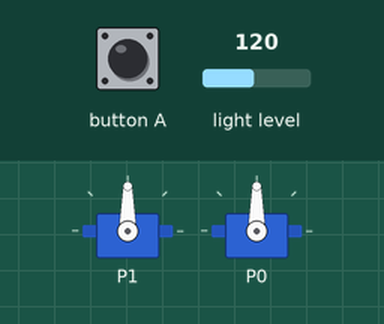
A program run on a simulated BBC micro:bit (MakeCode). On the bench: 2 × servo. The test bench sets the inputs (shaded band); at power-on: light level 120.

Above: at 1.2 s.
1.3 s: light level set to 52
2.8 s: light level set to 45
At 2.9 s:
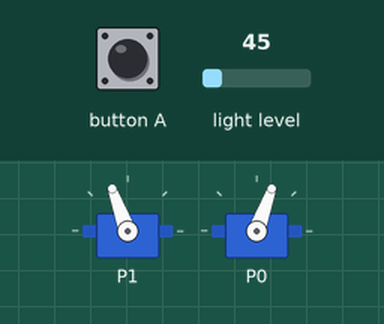
5.8 s: light level set to 64
At 6.2 s:
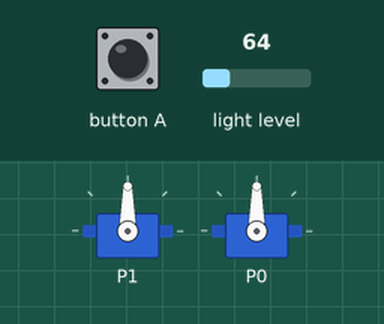
7.3 s: button A pressed for 1 s
At 7.4 s:
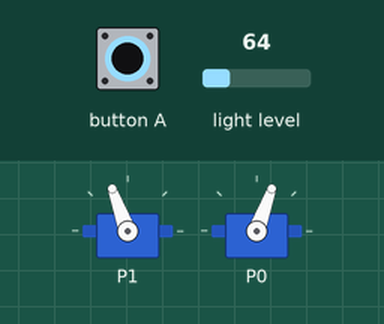
10.3 s: button A pressed for 3.2 s
At 14.0 s:
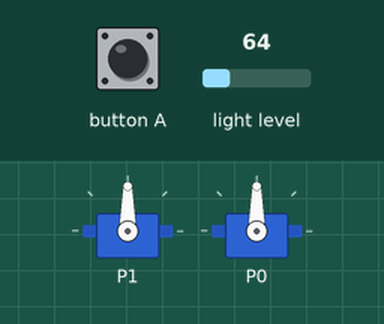
Timing chart, 0 to 15.5 s (numbered marks = the images above; inputs shaded):
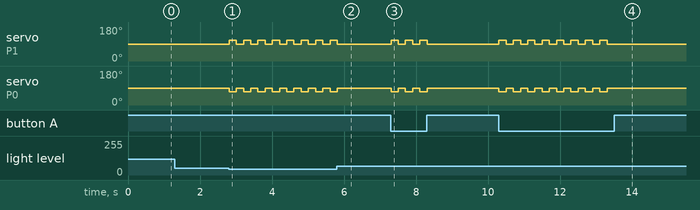

Measured:
- the behaviour switches between 50 and 49 on light level (found by bisection; images 0 and 1)
- after the input at 1.3 s, every drawn part: stays the same
- after the input at 2.8 s, servo on P1: alternates 110° for 0.20 s and 90° for 0.20 s, starting at once; servo on P0: alternates 90° for 0.20 s and 70° for 0.20 s, starting at once
- after the input at 5.8 s, servo on P1, servo on P0: goes on until 5.8 s, then stays 90°
- after the input at 7.3 s, servo on P1: alternates 110° for 0.20 s and 90° for 0.20 s, 6 changes in all, then stays 90°, starting at once; servo on P0: alternates 90° for 0.20 s and 70° for 0.20 s, 6 changes in all, then stays 90°, starting at once
- after the input at 10.3 s, servo on P1: alternates 110° for 0.20 s and 90° for 0.20 s, 16 changes in all, then stays 90°, starting at once; servo on P0: alternates 90° for 0.20 s and 70° for 0.20 s, 16 changes in all, then stays 90°, starting at once

The program:

main.ts
```typescript
function FlapWings () {
    servos.P1.setAngle(110)
    servos.P0.setAngle(70)
    basic.pause(200)
    servos.P1.setAngle(90)
    servos.P0.setAngle(90)
    basic.pause(200)
}
servos.P1.setAngle(90)
servos.P0.setAngle(90)
basic.forever(function () {
    while (input.lightLevel() < 50) {
        FlapWings()
    }
    while (input.buttonIsPressed(Button.A)) {
        FlapWings()
    }
})
```

test.ts
```typescript
// 在這裡測試；當此封包作為擴充功能時，將不會編譯此內容。
```
